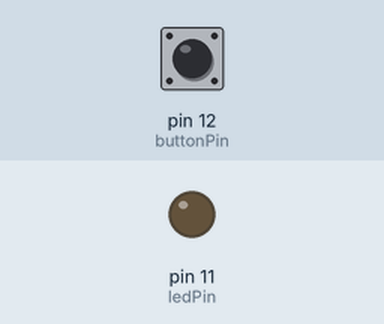
Simulated run of this program. Board: Raspberry Pi (header pin numbers). Shown: output pins drawn as LEDs (lit = HIGH). Inputs (shaded band) come from the test bench; at power-on: pin 12 (buttonPin) HIGH. What the program prints to the terminal is not drawn.

Above: at 1.2 s.
1.3 s: pin 12 (buttonPin) pulled LOW for 0.15 s
At 1.37 s:
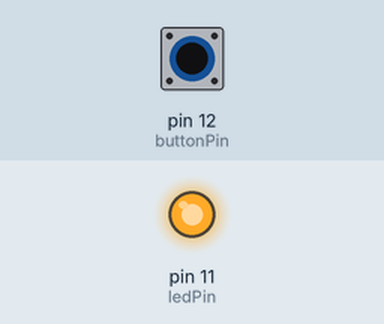
2.9 s: pin 12 (buttonPin) pulled LOW for 3.2 s
At 7.1 s:
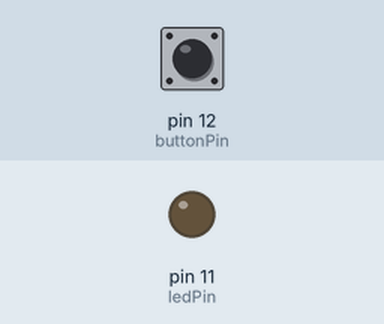
Timing chart, 0 to 8.6 s (numbered marks = the images above; inputs shaded):
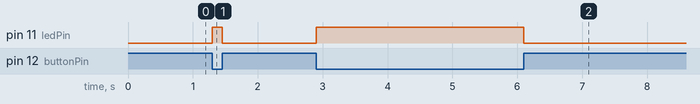

Measured:
- after the input at 1.3 s, pin 11 (ledPin): LOW → HIGH at once, → LOW 0.15 s later
- after the input at 2.9 s, pin 11 (ledPin): LOW → HIGH at once, → LOW 3.2 s later

The program:

ButtonLED.py
```python
import RPi.GPIO as GPIO

ledPin = 11
buttonPin = 12

def setup():
    print('Program is starting...')
    GPIO.setmode(GPIO.BOARD)
    GPIO.setup(ledPin, GPIO.OUT)

    # With the circuite provided in the lab, the program still works
    # even without specifying the pull_up_down value becaused we actually
    # create a pull_up_down circuit with
    # 3.3V -> R2 (10k Ohm)  -> GPIO18
    #                       -> Switch

    # However, we are seeing in many gpiozero tutorials we do not need to
    # create this pull down circuit with rpi and we can directly connect
    # a switch to a GPIO port and ground.
    # This is because, internally, if we tell rpi that this GPIO.IN port
    # is used as -> pull_up_down=GPIO.PUD_UP, rpi will automatically
    # connect this GPIO port with a VCC (3.3V?) and a resistor which is
    # basically a pull up circuit.

    # Hence, directly connect a switch to a GPIO port and a ground will
    # work in this case but we need to ensure that pull_up_down=GPIO.PUD_UP
    # is specified.
    # I tried removing pull_up_down from the setup and it turns out that
    # the LED will always be ON in this case because this IN port will
    # always receive GPIO.LOW in this case regardless of whether the switch
    # is pressed or not (it will always connect to Ground since rpi does not
    # turn on the pull up for you)

    # You will not need to worry about all of this if you are using
    # the Button class of the gpiozero package since the pull_up setting
    # will be used as a default setting but it is at least good to know
    # what it is done behinde the seen :)

    # pull_up_down must be set if switch is directly connect to the port
    GPIO.setup(buttonPin, GPIO.IN, pull_up_down=GPIO.PUD_UP)

    # This will also work for the circuit provided in Tutorial.pdf since
    # we also create a pull up circuit outside rpi
    # GPIO.setup(buttonPin, GPIO.IN)

def loop():
    while True:
        if GPIO.input(buttonPin) == GPIO.LOW:
           GPIO.output(ledPin, GPIO.HIGH)
           print('led on....')

        else:
            GPIO.output(ledPin, GPIO.LOW)
            print('led off...')

def destroy():
    GPIO.output(ledPin, GPIO.LOW)
    GPIO.cleanup()

if __name__ == '__main__':
    print('Hello WOLRD!')

    setup()
    try:
        loop()

    except KeyboardInterrupt:
        destroy()
```
